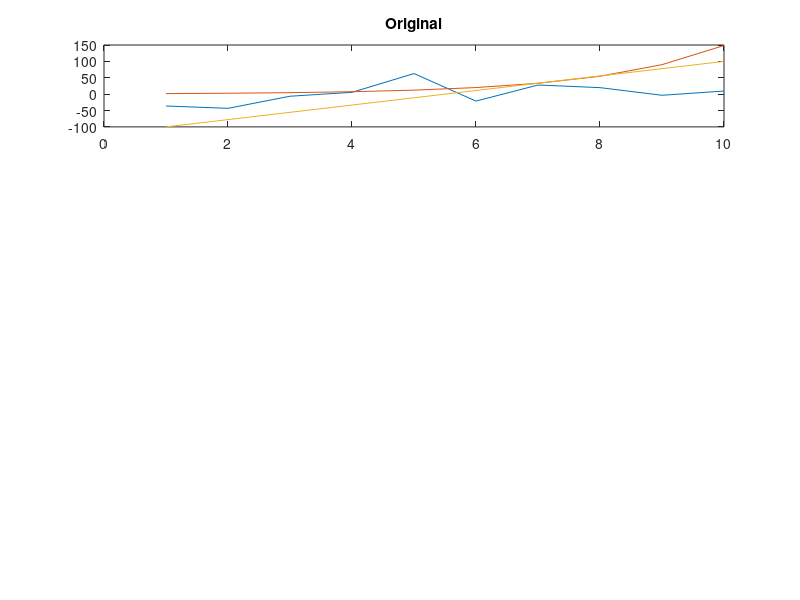

Recreate this plot in MATLAB. (Note: this script raises an error after producing the figure.)
%% Normalisation examples

% Prepare
data = [randn(10,1)*25, exp(0.5:0.5:5)', (-100:(200/9):100)'];

figure
subplot(4,1,1)
plot(data)
title('Original')


%% Mean normalisation
[dataNorm, dataMean, dataSTD] = meanNorm(data);

dataOrig = meanNormRecover(dataNorm, dataMean, dataSTD);

subplot(4,1,2)
plot(dataNorm);
title('MeanNorm')


%% Mean rescale

[dataNorm, dataMax, dataMean, dataMin] = meanRescale(data);
subplot(4,1,3)
plot(dataNorm);
title('MeanRescale')


%% Min/Max rescale

[dataNorm, dataMax, dataMin] = minMaxRescale(data);
dataOrig = minMaxRescaleRecover(dataNorm, dataMax, dataMin);

subplot(4,1,4)
plot(dataNorm);
title('MeanRescale')